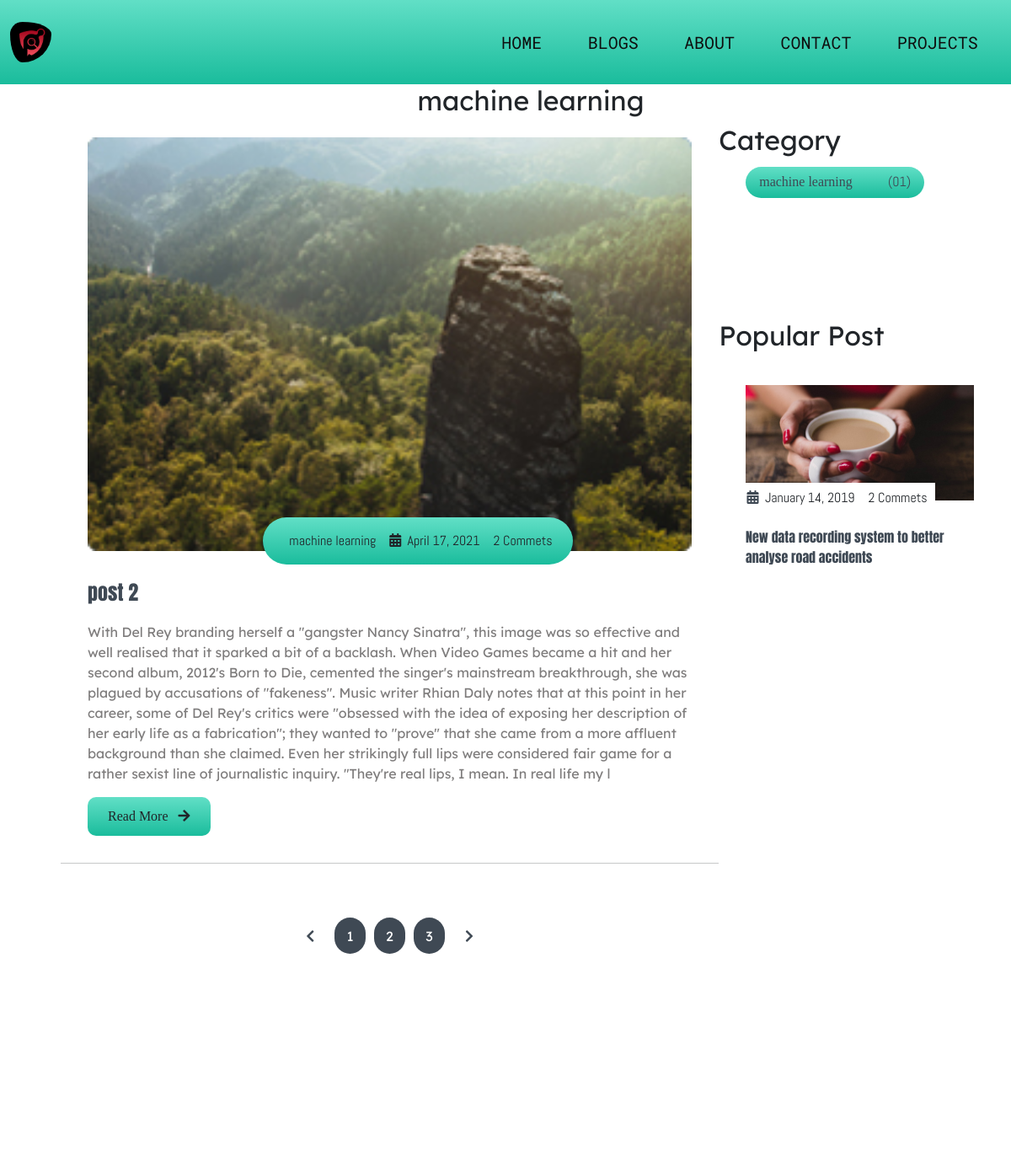
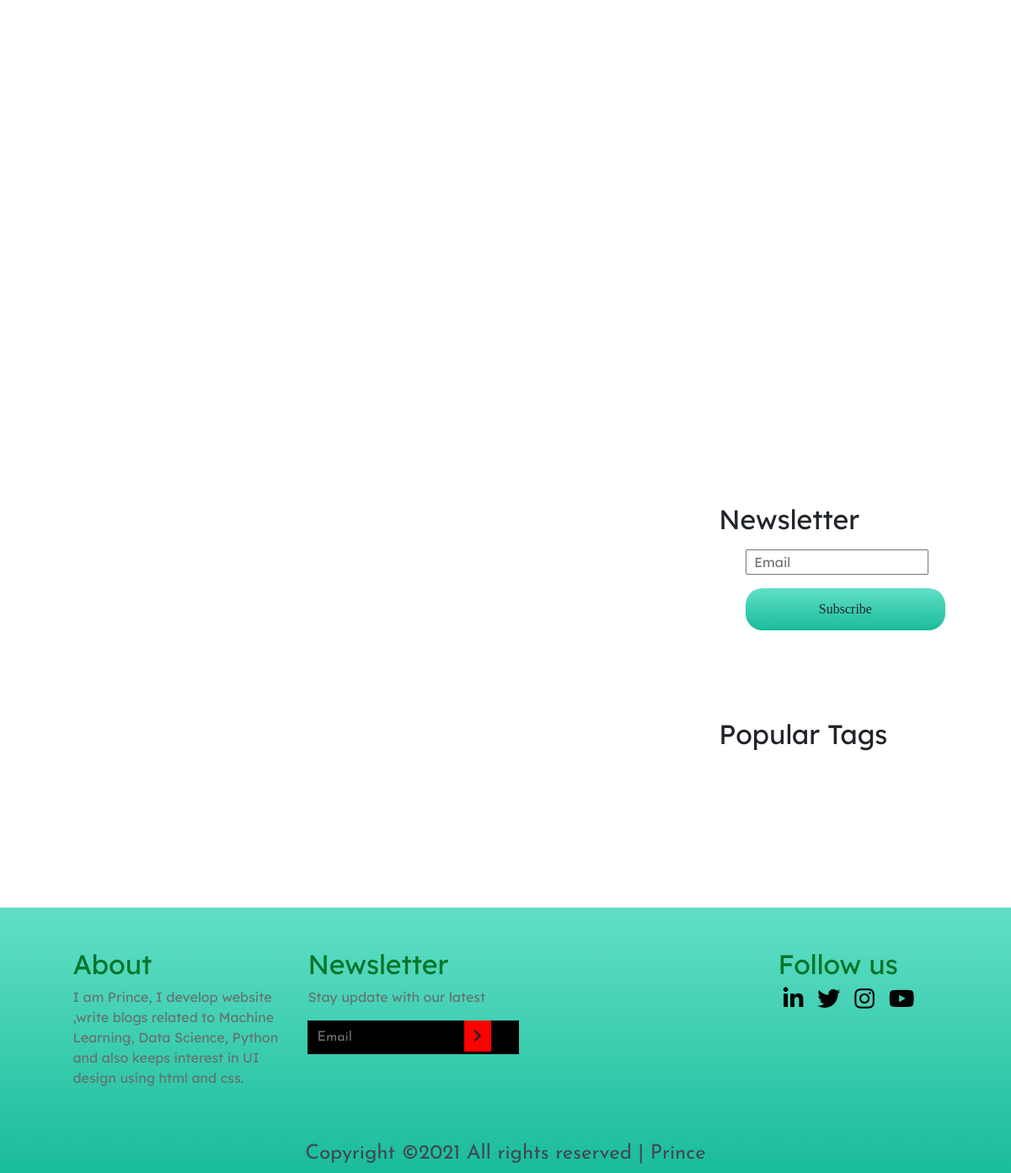
Page /category/machine learning/ on the committed database (2 pictures, top to bottom).
### prince/models.py (models this page shows, shortened)
class Post(models.Model):
    title = models.CharField(max_length=200, unique=True)
    slug = models.SlugField(max_length=200, unique=True)
    image = models.ImageField()
    author = models.ForeignKey(User, on_delete= models.CASCADE,related_name='blog_posts')
    updated_on = models.DateTimeField(auto_now= True)
    content = RichTextUploadingField(blank=True,null=True)
    created_on = models.DateTimeField(auto_now_add=True)
    category = models.CharField(max_length=255, default='')
    categories = models.ForeignKey(Category,verbose_name='Category',on_delete=models.PROTECT)
    status = models.IntegerField(choices=STATUS, default=0)
    snippet = RichTextUploadingField()
    class Meta:
        ordering = ['-created_on']

class Category(models.Model):
    category = models.CharField(max_length=255)
    class Meta:
        verbose_name = "Category"
        verbose_name_plural= "Categories"
        ordering = ['-category']
    def __str__(self):
        return self.category

### prince/views.py (the view)
# urls.py: path('category/<str:cats>/',CategoryView,name='category'),
def CategoryView(request, cats):
    category_posts = Post.objects.filter(category= cats)
    return render(request,'categories.html',{'cats':cats,'category_posts':category_posts})

### templates/categories.html (shortened to what this page needs)
{%extends 'base.html'%}
{%load static%}
    {%block body%}
    <link rel="stylesheet" href="{%static 'css/all.css'%}">
    <link rel="stylesheet" href="{%static 'css/aos.css' %}">
    <link rel="stylesheet" href="{%static 'css/blog.css'%}">
    <main>
        <div class="container text-center">
           <h2>{{cats}}</h2>
        </div>
        <section class="container">
            <div class="site-content">
                <div class="posts">
                    {% if category_posts %}
                    {%for post in category_posts %}
                    <div class="post-content" data-aos="zoom-in" data-aos-delay="200">
                        <div class="post-image">
                            <div>
                                <img src="{{post.image.url}}" class="img" alt="blog1">
                            </div>
                            <div class="post-info flex-row">
                                <span>&nbsp;&nbsp;{{post.categories}}</span>
                                <span><i
                                        class="fas fa-calendar-alt "></i>&nbsp;&nbsp;{{post.created_on|date}}</span>
                                <span>2 Commets</span>
                            </div>
                        </div>
                        <div class="post-title">
                            <a href="{% url 'post-detail' post.pk %}">{{post.title}}</a>
                            <p>{{post.snippet| safe}}
                            </p>
                            <a href="{% url 'post-detail' post.pk %}"> <button class="btn post-btn">Read More &nbsp; <i
                                        class="fas fa-arrow-right"></i></button></a>
                        </div>
                    </div>
                    <hr>
                    {%endfor%}
{%else%}
<h2>Sorry, this page does not exits</h2>
{%endif%}
                    <div class="pagination flex-row">
                        <a href="#"><i class="fas fa-chevron-left"></i></a>
                        <a href="#" class="pages">1</a>
                        <a href="#" class="pages">2</a>
                        <a href="#" class="pages">3</a>
                        <a href="#"><i class="fas fa-chevron-right"></i></a>
                    </div>
                </div>
                <aside class="sidebar">
                    <div class="category">
                        <h2>Category</h2>
                        <ul class="category-list">
                            <a href="#">
                                <li class="list-items" data-aos="fade-left" data-aos-delay="400">
                                    {{cats}}
                                    <span>(01)</span>
                                </li>
                            </a>
                        </ul>
                    </div>
                    <div class="popular-post">
                        <h2>Popular Post</h2>
                        <div class="post-content" data-aos="flip-up" data-aos-delay="200">
                            <div class="post-image">
                                <div>
                                    <img src="{%static 'img/m-blog-1.jpg'%}" class="img" alt="blog1">
                                </div>
                                <div class="post-info flex-row">
                                    <span><i class="fas fa-calendar-alt text-gray"></i>&nbsp;&nbsp;January 14,
                                        2019</span>
                                    <span>2 Commets</span>
                                </div>
                            </div>
                            <div class="post-title">
                                <a href="#">New data recording system to better analyse road accidents</a>
                            </div>
                        </div>
                        <div class="post-content" data-aos="flip-up" data-aos-delay="300">
                            <div class="post-image">
                                <div>
                                    <img src="{%static 'img/m-blog-2.jpg'%}" class="img" alt="blog1">
                                </div>
                                <div class="post-info flex-row">
                                    <span><i class="fas fa-calendar-alt text-gray"></i>&nbsp;&nbsp;January 14,
                                        2019</span>
                                    <span>2 Commets</span>
                                </div>
                            </div>
                            <div class="post-title">
                                <a href="#">New data recording system to better analyse road accidents</a>
                            </div>
                        </div>
                        <div class="post-content" data-aos="flip-up" data-aos-delay="400">
                            <div class="post-image">
                                <div>
                                    <img src="{%static 'img/m-blog-3.jpg'%}" class="img" alt="blog1">
                                </div>
                                <div class="post-info flex-row">
                                    <span><i class="fas fa-calendar-alt text-gray"></i>&nbsp;&nbsp;January 14,
                                        2019</span>
                                    <span>2 Commets</span>
                                </div>
                            </div>
                            <div class="post-title">
                                <a href="#">New data recording system to better analyse road accidents</a>
                            </div>
                        </div>
                        <div class="post-content" data-aos="flip-up" data-aos-delay="500">
                            <div class="post-image">
                                <div>
                                    <img src="{%static 'img/m-blog-4.jpg'%}" class="img" alt="blog1">
                                </div>
                                <div class="post-info flex-row">
                                    <span><i class="fas fa-calendar-alt text-gray"></i>&nbsp;&nbsp;January 14,
                                        2019</span>
                                    <span>2 Commets</span>
                                </div>
                            </div>
                            <div class="post-title">
                                <a href="#">New data recording system to better analyse road accidents</a>
                            </div>
                        </div>
                        <div class="post-content" data-aos="flip-up" data-aos-delay="600">
                            <div class="post-image">
                                <div>
                                    <img src="{%static 'img/m-blog-5.jpg'%}" class="img" alt="blog1">
                                </div>
                                <div class="post-info flex-row">
                                    <span><i class="fas fa-calendar-alt text-gray"></i>&nbsp;&nbsp;January 14,
                                        2019</span>
                                    <span>2 Commets</span>
                                </div>
                            </div>
                            <div class="post-title">
                                <a href="#">New data recording system to better analyse road accidents</a>
                            </div>
                        </div>
                    </div>
                    <div class="newsletter" data-aos="fade-up" data-aos-delay="300">
                        <h2>Newsletter</h2>
                        <div class="form-element">
                            <input type="text" class="input-element" placeholder="Email">
                            <button class="btn form-btn">Subscribe</button>
                        </div>
                    </div>
                    <div class="popular-tags">
                        <h2>Popular Tags</h2>
                        <div class="tags flex-row">
                            <span class="tag" data-aos="flip-up" data-aos-delay="100">Web Development</span>
                            <span class="tag" data-aos="flip-up" data-aos-delay="200">Python</span>
                            <span class="tag" data-aos="flip-up" data-aos-delay="300">Data Science</span>
                            <span class="tag" data-aos="flip-up" data-aos-delay="800">Machine Learning</span>
                        </div>
                    </div>
                </aside>
            </div>
        </section>
    </main>
</body>
</html>
{%endblock body%}

### static/css/all.css (style rules this page uses)
.fa, .fas, .far, .fal, .fad, .fab { -moz-osx-font-smoothing: grayscale; -webkit-font-smoothing: antialiased; display: inline-block; font-style: normal; font-variant: normal; text-rendering: auto; line-height: 1; }
.fa-arrow-right:before { content: "\f061"; }
.fa-calendar-alt:before { content: "\f073"; }
.fa-chevron-left:before { content: "\f053"; }
.fa-chevron-right:before { content: "\f054"; }
.fa, .fas { font-family: 'Font Awesome 5 Free'; font-weight: 900; }

### static/css/blog.css (style rules this page uses)
html, body { margin: 0%; box-sizing: border-box; overflow-x: hidden; }
:root { --text-gray: #3f4954; --text-light : #686666da; --bg-color: #0f0f0f; --white: #ffffff; --midnight: #104f55; --sky: linear-gradient(to bottom,#61dfc6, #1abc9c); --Abel: 'Abel', cursive; --Anton: 'Anton', cursive; --Josefin : 'Josefin', cursive; --Lexend: 'Lexend', cursive; --Livvic : 'Livvic', cursive; }
a { text-decoration: none; color: var(--text-gray); }
.flex-row { display: flex; flex-direction: row; flex-wrap: wrap; }
ul { list-style-type: none; }
h2 { font-family: var(--Lexend); }
button.btn { border: none; border-radius: 2rem; padding: 1rem 3rem; font-size: 1rem; font-family: var(--Livvic); cursor: pointer; }
span { font-family: var(--Abel); }
.container { margin: 0 5vw; }
.text-gray { color: var(--text-gray); }
p { font-family: var(--Lexend); color: var(--text-light); }
main .site-content { display: grid; grid-template-columns: 70% 30%; }
main .post-content { width: 100%; }
main .site-content .post-content > .post-image, .post-title { padding: 1rem 2rem; position: relative; }
main .site-content .post-content > .post-image .post-info { background: var(--sky); padding: 1rem; position: absolute; bottom: 0%; left: 20vw; border-radius: 3rem; }
main .site-content .post-content > .post-image > div { overflow: hidden; }
main .site-content .post-content > .post-image .img { width: 100%; transition: all 1s ease; }
main .site-content .post-content > .post-image .post-info span { margin: 0 .5rem; }
main .post-content .post-title a { font-family: var(--Anton); font-size: 1.5rem; }
.site-content .post-content .post-title .post-btn { border-radius: 0; padding: .7rem 1.5rem; background: var(--sky); border-radius: 10px; }
.site-content .pagination { justify-content: center; color: var(--text-gray); margin: 4rem 0; }
.site-content .pagination a { padding: .6rem .9rem; border-radius: 2rem; margin: 0 .3rem; font-family: var(--Lexend); }
.site-content .pagination .pages { background: var(--text-gray); color: var(--white); }
.site-content > .sidebar .category-list { font-family: var(--Livvic); }
.site-content > .sidebar .category-list .list-items { background: linear-gradient(to bottom,#61dfc6, #1abc9c); padding: .4rem 1rem; margin: .8rem 0; border-radius: 3rem; width: 70%; display: flex; justify-content: space-between; }
.site-content .sidebar .popular-post .post-content { padding: 1rem 0; }
.site-content .sidebar .popular-post h2 { padding-top: 8rem; }
.site-content .sidebar .popular-post .post-info { padding: .4rem .1rem !important; bottom: 0rem !important; left: 1.5rem !important; border-radius: 0rem !important; background: white !important; }
.site-content .sidebar .popular-post .post-title a { font-size: 1rem; }
.site-content .sidebar .newsletter { padding-top: 10rem; }
.site-content .sidebar .newsletter .form-element { padding: .5rem 2rem; }
.site-content .sidebar .newsletter .input-element { width: 80%; height: 1.9rem; padding: .3rem .5rem; font-family: var(--Lexend); font-size: 1rem; }
.site-content .sidebar .newsletter .form-btn { border-radius: 0; padding: .8rem 32%; margin: 1rem 0; background: var(--sky); border-radius: 20px; }
.site-content .sidebar .popular-tags { padding: 5rem 0; }
.site-content .sidebar .popular-tags .tags .tag { background: var(--sky); padding: .4rem 1rem; border-radius: 3rem; margin: .4rem .6rem; }

### rows in the picture
Post: image (picture), categories "machine learning", created_on "April 17, 2021", title "post 2", snippet "With Del Rey branding herself a \"gangster Nancy Sinatra\", this image was so effective and well realised that it sparked a bit of a backlash. When Video Games became a hit and her second album, 2012's Born to Die, cemented the singer's mainstream breakthrough, she was plagued by accusations of \"fakeness\". Music writer Rhian Daly notes that at this point in her career, some of Del Rey's critics were \"obsessed with the idea of exposing her description of her early life as a fabrication\"; they wanted to \"prove\" that she came from a more affluent background than she claimed. Even her strikingly full lips were considered fair game for a rather sexist line of journalistic inquiry. \"They're real…"

### other values in the picture
{{ cats }} "machine learning"
